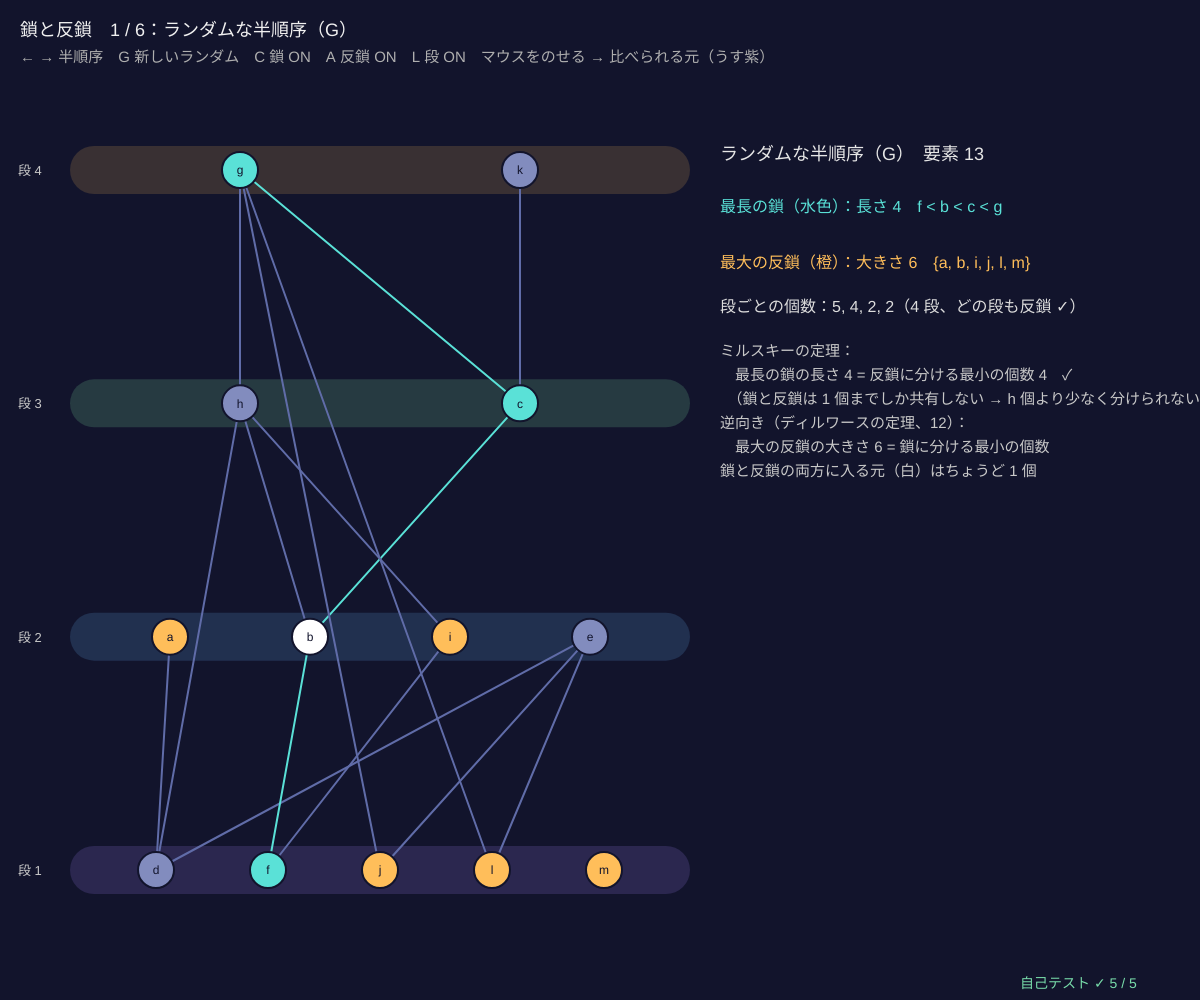
Frame 1 (no input)
Frame 60 (no input): identical to frame 1, image omitted
Frame 120 (the mouse pressed at the canvas centre since frame 60): identical to frame 1, image omitted

The p5.js sketch that drew this single still picture (run headless with seeded random() and noise() and a simulated clock; from frame 60 on, the mouse is pressed at the canvas centre):

// p5.js sketch
// ── sketch.js
// ============================================
// 11 鎖と反鎖 ─ 最長の鎖と最大の反鎖を計算して色づけ
// 鎖 = どの 2 つも比べられる部分（一列に並ぶ）、反鎖 = どの 2 つも比べられない部分（横に並ぶ）
// ミルスキーの定理：最長の鎖の長さ h = 反鎖に分けるときの最小の個数（ランクの段ごとに分ければちょうど h 個）
// ← → 半順序を変える / G 新しいランダムな半順序 / C 最長の鎖 / A 最大の反鎖 / L 段（反鎖への分割）の色 / 要素にマウス → 比べられる元
// ============================================

const KINDS = ['ランダムな半順序（G）', '部分集合 {a,b,c,d}', '60 の約数', '72 の約数', '120 の約数', '180 の約数'];
let ki = 0, lat, chainL = [], anti = [], seedN = 11, showC = true, showA = true, showL = true;

function setup() { createCanvas(windowWidth, windowHeight); selfTest(); rebuild(); }

function posetOf(k) {
  if (k === 0) { seedRng(seedN); let Q = randomPoset(10 + Math.floor(rnd() * 7), 0.22); Q.lab = Q.lab.map((s, i) => 'abcdefghijklmnopq'[i]); return Q; }
  return k === 1 ? powersetPoset(4) : divisorPoset([0, 0, 60, 72, 120, 180][k]);
}
function longestChain(lat) {             // ランク（下からの最長の鎖）が最大の元から、ランクが 1 ずつ下がる被覆をたどる
  let h = Math.max(...lat.rk), x = lat.rk.indexOf(h), ch = [x];
  while (lat.rk[x] > 0) { x = lat.cov.find(([a, b]) => b === x && lat.rk[a] === lat.rk[x] - 1)[0]; ch.push(x); }
  return ch.reverse();
}
function maxAntichain(lat) {             // 比べられない元の最大の集まり（分枝限定法：v を入れる／入れない）
  let n = lat.n, comp = allOf(lat).map((i) => allOf(lat).reduce((m, j) => (lat.R[i][j] || lat.R[j][i] ? m | (1 << j) : m), 0)), best = 0, bestSet = 0;
  (function go(cand, cur, k) {
    if (k + popc(cand) <= best) return;
    if (!cand) { best = k; bestSet = cur; return; }
    let v = 31 - Math.clz32(cand & -cand);
    go(cand & ~comp[v], cur | (1 << v), k + 1);     // v を入れる → v と比べられる元は使えない
    go(cand & ~(1 << v), cur, k);                   // v を入れない
  })((1 << n) - 1, 0, 0);
  return allOf(lat).filter((i) => bestSet >> i & 1);
}
function isAntichain(lat, Sx) { return Sx.every((a) => Sx.every((b) => a === b || (!lat.R[a][b] && !lat.R[b][a]))); }
function rebuild() {
  lat = posetOf(ki); layoutHasse(lat, 100, 170, width * 0.55 - 100, height - 300, ki >= 1);
  chainL = longestChain(lat); anti = maxAntichain(lat);
}
const LCOL = [[70, 60, 120], [50, 80, 120], [60, 100, 90], [100, 80, 60], [100, 60, 90], [60, 70, 130], [90, 100, 60], [70, 90, 120]];

function draw() {
  background(18, 20, 44);
  let h = Math.max(...lat.rk) + 1, hov = nodeAt(lat, mouseX, mouseY, 20);
  // ---- 段（ランク）＝ 反鎖への分割（ミルスキー）
  if (showL) for (let r = 0; r < h; r++) { let ys = allOf(lat).filter((i) => lat.rk[i] === r).map((i) => lat.pos[i][1]); noStroke(); fill(...LCOL[r % 8], 120); rect(70, ys[0] - 24, width * 0.55 - 40, 48, 24); fill(200); textSize(13); text('段 ' + (r + 1), 18, ys[0] + 5); }
  let inC = (i) => showC && chainL.includes(i), inA = (i) => showA && anti.includes(i);
  drawHasse(lat, { rad: 18, fs: 12,
    col: (i) => (hov >= 0 && i !== hov && (lat.R[i][hov] || lat.R[hov][i]) ? [200, 200, 255] : inC(i) && inA(i) ? [255, 255, 255] : inC(i) ? [90, 225, 215] : inA(i) ? [255, 190, 90] : [130, 140, 190]),
    ecol: (a, b) => (inC(a) && inC(b) && Math.abs(chainL.indexOf(a) - chainL.indexOf(b)) === 1 ? [90, 225, 215] : null) });
  // ---- 右のパネル
  let px = width * 0.6, y = 160, levels = []; for (let r = 0; r < h; r++) levels.push(allOf(lat).filter((i) => lat.rk[i] === r).length);
  noStroke(); fill(230); textSize(18); text(KINDS[ki] + '　要素 ' + lat.n, px, y);
  textSize(16); fill(90, 225, 215); text('最長の鎖（水色）：長さ ' + chainL.length + '　' + chainL.map((i) => lat.lab[i]).join(' < '), px, y + 40, width - px - 20);
  fill(255, 190, 90); text('最大の反鎖（橙）：大きさ ' + anti.length + '　{' + anti.map((i) => lat.lab[i]).join(', ') + '}', px, y + 96, width - px - 20);
  fill(220); text('段ごとの個数：' + levels.join(', ') + '（' + h + ' 段、どの段も反鎖 ' + (levels.every((c, r) => isAntichain(lat, allOf(lat).filter((i) => lat.rk[i] === r))) ? '✓' : '✗') + '）', px, y + 152);
  textSize(15); fill(200);
  ['ミルスキーの定理：', '　最長の鎖の長さ ' + chainL.length + ' = 反鎖に分ける最小の個数 ' + h + '　' + (chainL.length === h ? '✓' : '✗'),
    '　（鎖と反鎖は 1 個までしか共有しない → h 個より少なく分けられない）', '逆向き（ディルワースの定理、12）：', '　最大の反鎖の大きさ ' + anti.length + ' = 鎖に分ける最小の個数',
    '鎖と反鎖の両方に入る元（白）はちょうど ' + chainL.filter((i) => anti.includes(i)).length + ' 個'].forEach((s, k) => text(s, px, y + 196 + 24 * k));
  fill(240); textSize(18); text('鎖と反鎖　' + (ki + 1) + ' / ' + KINDS.length + '：' + KINDS[ki], 20, 36);
  fill(175); textSize(15); text('← → 半順序　G 新しいランダム　C 鎖 ' + (showC ? 'ON' : 'OFF') + '　A 反鎖 ' + (showA ? 'ON' : 'OFF') + '　L 段 ' + (showL ? 'ON' : 'OFF') + '　マウスをのせる → 比べられる元（うす紫）', 20, 62);
  drawSelfTest(width - 180, height - 12);
}

function keyPressed() {
  if (key === RIGHT_ARROW) { ki = (ki + 1) % KINDS.length; rebuild(); }
  if (key === LEFT_ARROW) { ki = (ki + KINDS.length - 1) % KINDS.length; rebuild(); }
  if (key === 'g' || key === 'G') { ki = 0; seedN++; rebuild(); }
  if (key === 'c' || key === 'C') showC = !showC;
  if (key === 'a' || key === 'A') showA = !showA;
  if (key === 'l' || key === 'L') showL = !showL;
  return false;
}

// ---- 自己テスト
function selfTest() {
  selfTestResults = [];
  let okM = true, okW = true, okC = true;
  seedRng(111);
  for (let t = 0; t < 40; t++) {
    let Q = randomPoset(5 + Math.floor(rnd() * 8), 0.3), ch = longestChain(Q), h = Math.max(...Q.rk) + 1;
    let bc = 0; for (let s = 0; s < Q.n; s++) (function dfs(x, len) { bc = Math.max(bc, len); for (let y = 0; y < Q.n; y++) if (y !== x && Q.R[x][y]) dfs(y, len + 1); })(s, 1);   // 確かめ用：全部の鎖を深さ優先でたどる
    if (ch.length !== bc || h !== bc || !ch.every((a, k) => k === 0 || Q.R[ch[k - 1]][a])) okC = false;
    for (let r = 0; r < h; r++) if (!isAntichain(Q, allOf(Q).filter((i) => Q.rk[i] === r))) okM = false;
    let A = maxAntichain(Q), bw = 0; for (let s = 0; s < 1 << Q.n; s++) { let Sx = allOf(Q).filter((i) => s >> i & 1); if (Sx.length > bw && isAntichain(Q, Sx)) bw = Sx.length; }   // 全部の部分集合を調べる
    if (!isAntichain(Q, A) || A.length !== bw) okW = false;
  }
  check('ランダムな半順序 40 個：求めた最長の鎖 = 全部の鎖をたどった最長', okC);
  check('ミルスキー：ランクの段はどれも反鎖で、段の数 = 最長の鎖の長さ', okM);
  check('分枝限定法の最大反鎖 = 全部の部分集合（最大 2^12 個）を調べた最大', okW);
  let B = powersetPoset(4), D = divisorPoset(60);
  check('部分集合の束 {a,b,c,d}：最長の鎖 5、最大の反鎖 6 = C(4, 2)', longestChain(B).length === 5 && maxAntichain(B).length === 6);
  check('60 の約数：最長の鎖 5（1 < 2 < 4 < 12 < 60 など）、最大の反鎖 4（段の個数 1,3,4,3,1）', longestChain(D).length === 5 && maxAntichain(D).length === 4);
  reportSelfTest();
}

// ---------- やってみよう ----------
// 1. G を何回か押す。最長の鎖と最大の反鎖が共有する元（白）はいつも 1 個以下？ なぜ？
// 2. 段（ランク）ごとに分けると反鎖になる。いちばん少ない段の数は最長の鎖の長さ（ミルスキー）
// 3. 120 の約数で、最大の反鎖はどの段？ 真ん中の段がいちばん大きい？
// 4. 要素にマウスをのせると、比べられる元がうす紫に。比べられない元だけを集めると反鎖
// 5. 1 日の予定（00）で、同時にできる作業の最大数 = 最大の反鎖


// ==================================================
// ここから下は「束論の道具」（中身は読まなくても OK。消さないでね）
// ==================================================
// ---- 順序集合 P = { n, R, lab, cov, rk, pos }。R[i][j] = 1 は「i ≤ j」（n × n の 0/1 の表）
function makePoset(n, leqFn, labs) {
  let R = [];
  for (let i = 0; i < n; i++) { R.push(new Uint8Array(n)); for (let j = 0; j < n; j++) R[i][j] = i === j || leqFn(i, j) ? 1 : 0; }
  return posetFromRel(R, labs);
}
function posetFromRel(R, labs) { let n = R.length, cov = coversOf(R); return { n, R, cov, rk: ranksOf(n, cov), pos: [], lab: labs || [...Array(n).keys()].map(String) }; }
function fromCovers(labs, cv) { let n = labs.length, R = []; for (let i = 0; i < n; i++) R.push(new Uint8Array(n)); for (let [a, b] of cv) R[a][b] = 1; return posetFromRel(closeRel(R), labs); }   // 被覆の組から
function closeRel(R) {                 // 反射的・推移的閉包（ワーシャル法：k を経由して行けるなら i ≤ j）
  let n = R.length, C = R.map((r) => Uint8Array.from(r));
  for (let i = 0; i < n; i++) C[i][i] = 1;
  for (let k = 0; k < n; k++) for (let i = 0; i < n; i++) if (C[i][k]) for (let j = 0; j < n; j++) if (C[k][j]) C[i][j] = 1;
  return C;
}
function isReflexive(R) { return R.every((r, i) => r[i] === 1); }
function isAntisym(R) { for (let i = 0; i < R.length; i++) for (let j = i + 1; j < R.length; j++) if (R[i][j] && R[j][i]) return false; return true; }
function isTransitive(R) { let n = R.length; for (let i = 0; i < n; i++) for (let j = 0; j < n; j++) if (R[i][j]) for (let k = 0; k < n; k++) if (R[j][k] && !R[i][k]) return false; return true; }
function isPoset(R) { return isReflexive(R) && isAntisym(R) && isTransitive(R); }
function coversOf(R) {                 // 被覆 a ⋖ b：a < b で、間にはさまる c がない（推移的簡約 = ハッセ図の辺）
  let n = R.length, E = [], lt = (a, b) => a !== b && R[a][b] && !R[b][a];
  for (let a = 0; a < n; a++) for (let b = 0; b < n; b++) if (lt(a, b)) {
    let ok = true; for (let c = 0; c < n && ok; c++) if (lt(a, c) && lt(c, b)) ok = false;
    if (ok) E.push([a, b]);
  }
  return E;
}
function ranksOf(n, cov) {             // ランク = 下から c までの最長の鎖の長さ（最大 n 回くり返せば止まる）
  let rk = new Array(n).fill(0);
  for (let t = 0; t <= n; t++) { let ch = false; for (let [a, b] of cov) if (rk[b] < rk[a] + 1 && rk[a] < n) { rk[b] = rk[a] + 1; ch = true; } if (!ch) break; }
  return rk;
}
function allOf(P) { return [...Array(P.n).keys()]; }
function upperOf(P, a, b) { return allOf(P).filter((c) => P.R[a][c] && P.R[b][c]); }   // 上界：a と b の両方より上
function lowerOf(P, a, b) { return allOf(P).filter((c) => P.R[c][a] && P.R[c][b]); }   // 下界
function leastOf(P, Sx) { for (let x of Sx) if (Sx.every((y) => P.R[x][y])) return x; return -1; }      // 最小元（なければ −1）
function greatestOf(P, Sx) { for (let x of Sx) if (Sx.every((y) => P.R[y][x])) return x; return -1; }   // 最大元
function joinOf(P, a, b) { return leastOf(P, upperOf(P, a, b)); }     // 上限 a ∨ b = 最小上界（なければ −1）
function meetOf(P, a, b) { return greatestOf(P, lowerOf(P, a, b)); }  // 下限 a ∧ b = 最大下界
function botOf(P) { return leastOf(P, allOf(P)); }
function topOf(P) { return greatestOf(P, allOf(P)); }
function isLattice(P) { if (P.n === 0) return false; for (let a = 0; a < P.n; a++) for (let b = a + 1; b < P.n; b++) if (joinOf(P, a, b) < 0 || meetOf(P, a, b) < 0) return false; return true; }
function tables(P) {                   // 上限・下限の表（何度も使うので先に計算）
  P.J = []; P.M = [];
  for (let a = 0; a < P.n; a++) { P.J.push(new Int16Array(P.n)); P.M.push(new Int16Array(P.n)); for (let b = 0; b < P.n; b++) { P.J[a][b] = joinOf(P, a, b); P.M[a][b] = meetOf(P, a, b); } }
  return P;
}
// ---- よく使う束：約数の束（割り切る）と部分集合の束（含まれる）
function gcdOf(a, b) { while (b) [a, b] = [b, a % b]; return a; }
function lcmOf(a, b) { return (a / gcdOf(a, b)) * b; }
function divisorsOf(n) { let d = []; for (let k = 1; k <= n; k++) if (n % k === 0) d.push(k); return d; }
function primeFactors(n) { let f = []; for (let p = 2; p * p <= n; p++) if (n % p === 0) { let e = 0; while (n % p === 0) { n /= p; e++; } f.push([p, e]); } if (n > 1) f.push([n, 1]); return f; }
function divisorPoset(n) {
  let D = divisorsOf(n), P = makePoset(D.length, (i, j) => D[j] % D[i] === 0, D.map(String)), ps = primeFactors(n).map((f) => f[0]), dir = [-1, 1, -0.3, 0.55, -0.62];
  P.val = D; P.hint = (i) => ps.reduce((s, p, t) => { let e = 0, v = D[i]; while (v % p === 0) { v /= p; e++; } return s + e * dir[t % 5]; }, 0);
  return P;
}
function popc(m) { let c = 0; while (m) { c += m & 1; m >>= 1; } return c; }
function setName(m, k) { let s = ''; for (let t = 0; t < k; t++) if (m >> t & 1) s += 'abcdefg'[t]; return s || '∅'; }
function powersetPoset(k) {
  let P = makePoset(1 << k, (i, j) => (i & j) === i, [...Array(1 << k).keys()].map((m) => setName(m, k))), dir = [-1, 1, -0.3, 0.55];
  P.val = [...Array(1 << k).keys()]; if (k <= 4) P.hint = (i) => dir.reduce((s, d, t) => s + (i >> t & 1) * d, 0);
  return P;
}
// ---- ハッセ図を描く：高さ = ランク、横 = hint（なければ下の被覆の平均の順）
function layoutHasse(P, x, y, w, h, exact) {
  let mr = Math.max(0, ...P.rk), lv = [], px = new Array(P.n).fill(0.5);
  for (let r = 0; r <= mr; r++) lv.push([]);
  for (let i = 0; i < P.n; i++) lv[P.rk[i]].push(i);
  for (let r = 0; r <= mr; r++) {
    for (let i of lv[r]) { if (P.hint) px[i] = P.hint(i); else { let s = 0, c = 0; for (let [a, b] of P.cov) if (b === i) { s += px[a]; c++; } px[i] = (c ? s / c : 0.5) + i * 1e-6; } }
    lv[r].sort((a, b) => px[a] - px[b]);
    if (!(exact && P.hint)) lv[r].forEach((i, k) => (px[i] = (k + 0.5) / lv[r].length));
  }
  if (exact && P.hint) { let lo = Math.min(...px), hi = Math.max(...px); px = px.map((v) => (hi > lo ? 0.04 + 0.92 * (v - lo) / (hi - lo) : 0.5)); }
  P.pos = []; for (let i = 0; i < P.n; i++) P.pos.push([x + w * px[i], y + h - (mr ? P.rk[i] / mr : 0.5) * h]);
}
function drawHasse(P, o) {             // o = { col(i), ecol(a, b), rad, fs }。色は [r, g, b]
  o = o || {}; let rad = o.rad || 16;
  strokeWeight(2);
  for (let [a, b] of P.cov) { stroke(...((o.ecol && o.ecol(a, b)) || [96, 108, 168])); line(P.pos[a][0], P.pos[a][1], P.pos[b][0], P.pos[b][1]); }
  textAlign(CENTER, CENTER); textSize(o.fs || 13);
  for (let i = 0; i < P.n; i++) {
    stroke(18, 20, 44); strokeWeight(2); fill(...((o.col && o.col(i)) || [226, 232, 248])); circle(P.pos[i][0], P.pos[i][1], 2 * rad);
    noStroke(); fill(18, 20, 44); text(P.lab[i], P.pos[i][0], P.pos[i][1] + 1);
  }
  textAlign(LEFT, BASELINE);
}
function nodeAt(P, mx, my, r) { let best = -1, bd = r || 20; for (let i = 0; i < P.n; i++) { let d = Math.hypot(P.pos[i][0] - mx, P.pos[i][1] - my); if (d < bd) { bd = d; best = i; } } return best; }
// ---- 種つきの乱数（同じ種なら毎回同じ列）
let rngState = 1;
function seedRng(sd) { rngState = (sd >>> 0) || 1; }
function rnd() {                       // 0〜1 の一様乱数（mulberry32）
  rngState = (rngState + 0x6d2b79f5) >>> 0;
  let t = rngState;
  t = Math.imul(t ^ (t >>> 15), t | 1);
  t ^= t + Math.imul(t ^ (t >>> 7), t | 61);
  return ((t ^ (t >>> 14)) >>> 0) / 4294967296;
}
function randomPoset(n, p) { let o = []; for (let i = 0; i < n; i++) o.push(i); for (let i = n - 1; i > 0; i--) { let j = Math.floor(rnd() * (i + 1)); [o[i], o[j]] = [o[j], o[i]]; }   // ランダムな順番 o で、前 → 後ろに確率 p で辺 → 閉包
  let R = []; for (let i = 0; i < n; i++) R.push(new Uint8Array(n));
  for (let a = 0; a < n; a++) for (let b = a + 1; b < n; b++) if (rnd() < p) R[o[a]][o[b]] = 1;
  return posetFromRel(closeRel(R));
}
function clampv(v, a, b) { return v < a ? a : v > b ? b : v; }
// ---- 自己テストの道具
let selfTestResults = [];
function check(name, cond) { selfTestResults.push({ name, ok: !!cond }); }
function reportSelfTest() { for (let r of selfTestResults) (r.ok ? console.log : console.error)((r.ok ? '✓ ' : '✗ ') + r.name); }
function selfTestLine() { let k = selfTestResults.filter((r) => r.ok).length; return '自己テスト ' + (k === selfTestResults.length ? '✓ ' : '✗ ') + k + ' / ' + selfTestResults.length; }
function drawSelfTest(x, y) { noStroke(); fill(...(selfTestResults.every((r) => r.ok) ? [120, 220, 170] : [255, 90, 90])); textSize(14); textAlign(LEFT, BASELINE); text(selfTestLine(), x, y); }
